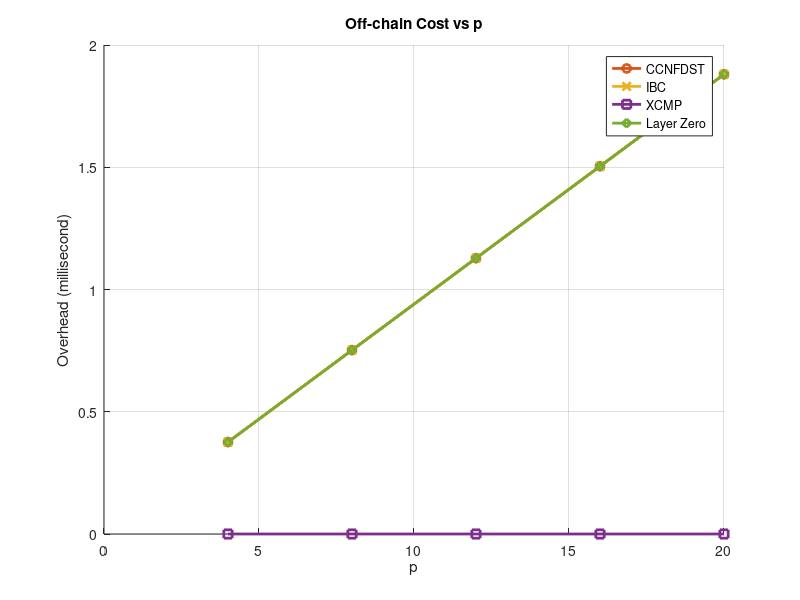

The MATLAB script that drew this image:
p = [4, 8, 12, 16, 20];

% Off-chain cost calculations
ccnfdst_overhead = p * 2 * 0.047;
ibc_overhead = p * 2 * 0.047;
xcmp_overhead = zeros(1, length(p));
layer_zero_overhead = p * 2 * 0.047;

% Plot
figure;
hold on;

plot(p, ccnfdst_overhead, '-o', 'DisplayName', 'CCNFDST', 'Color', [0.8500, 0.3250, 0.0980], 'LineWidth', 2);
plot(p, ibc_overhead, '-x', 'DisplayName', 'IBC', 'Color', [0.9290, 0.6940, 0.1250], 'LineWidth', 2);
plot(p, xcmp_overhead, '-s', 'DisplayName', 'XCMP', 'Color', [0.4940, 0.1840, 0.5560], 'LineWidth', 2);
plot(p, layer_zero_overhead, '-d', 'DisplayName', 'Layer Zero', 'Color', [0.4660, 0.6740, 0.1880], 'LineWidth', 2);

xlabel('p');
ylabel('Overhead (millisecond)');
title('Off-chain Cost vs p');
legend('show');
grid on;
hold off;

% Remove the gray background by setting the 'Color' property to 'white'
ax = gca;
set(ax, 'Color', 'white');
